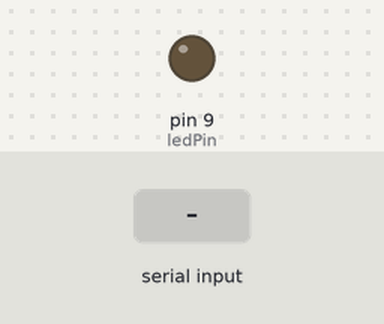
The sketch below on a simulated Arduino Uno, built with avr-gcc and run on an emulated ATmega328P. Parts: output pins drawn as LEDs (lit = HIGH). Inputs (shaded band) come from the test bench.

Above: at 1.2 s.
1.3 s: byte 30 received over Serial
At 1.5 s:
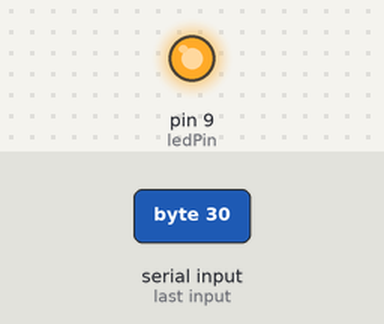
Timing chart, 0 to 4.3 s (numbered marks = the images above; inputs shaded):
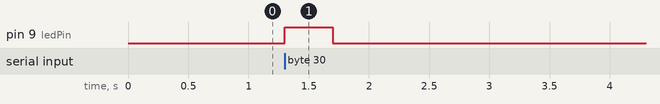

Measured:
- after the input at 1.3 s, pin 9 (ledPin): LOW → HIGH at once, → LOW 0.40 s later

The sketch:

filmTransferBox.ino
```cpp
// (licence header left out)
int incomingByte = 0;

int ledPin = 9;
int onDuration = 400;

void setup() {

  Serial.begin(9600);

  pinMode(ledPin, OUTPUT);

}


void loop(){

  if (Serial.available() > 0) {

    incomingByte = Serial.read();

  }

  if (incomingByte > 0){

   digitalWrite(ledPin, HIGH);

    delay(onDuration);

    digitalWrite(ledPin, LOW);

    incomingByte = 0;
  }


}
```
